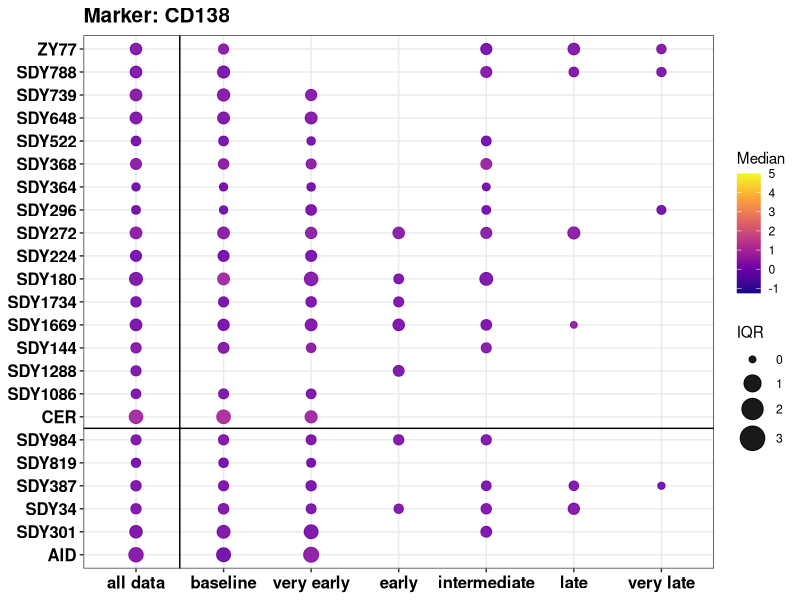
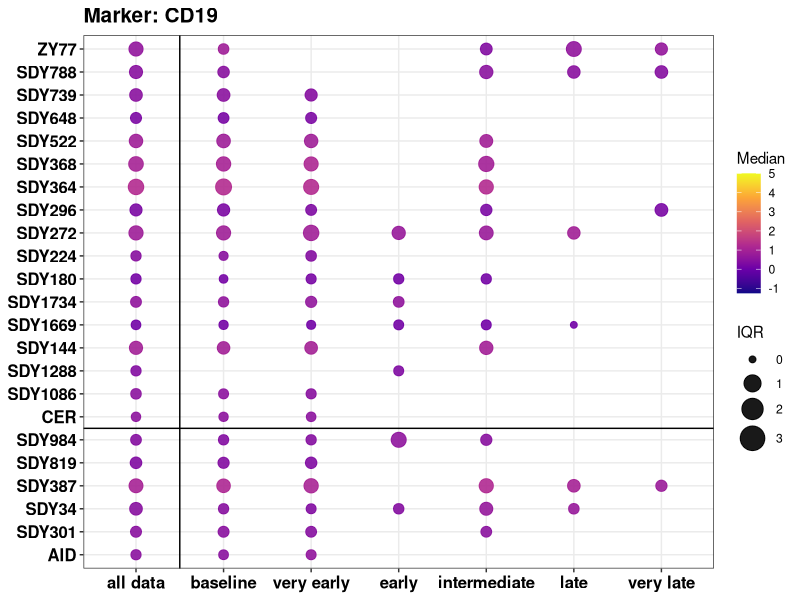
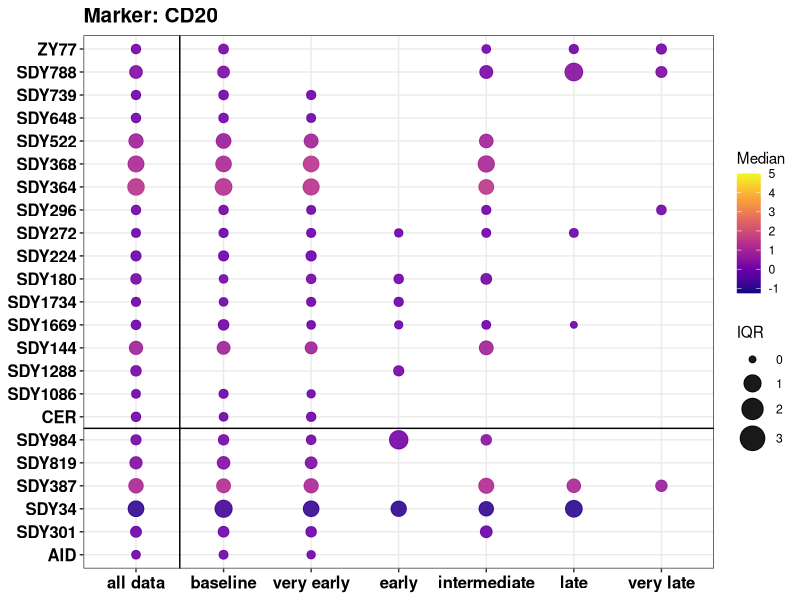
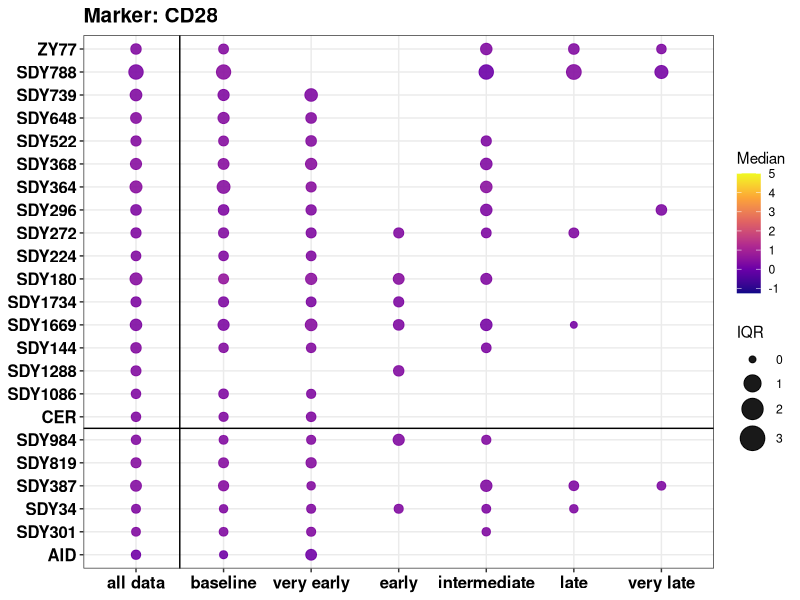
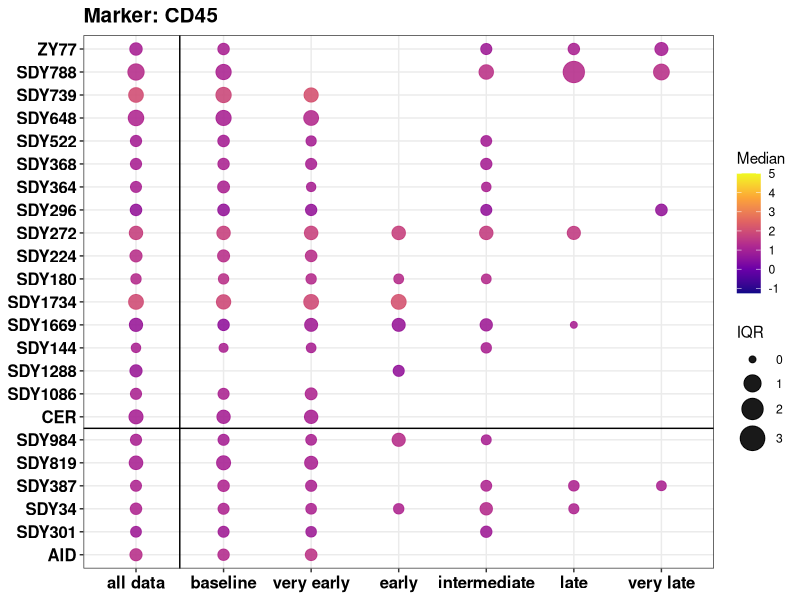
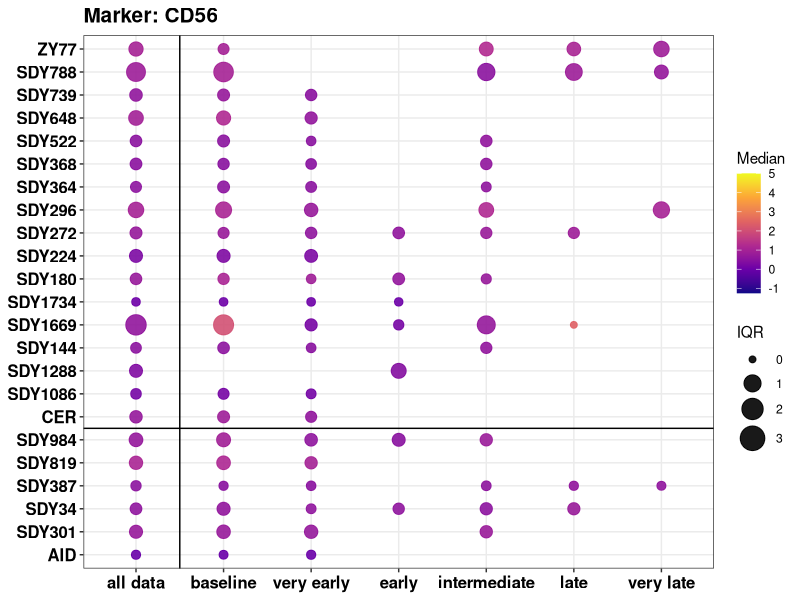
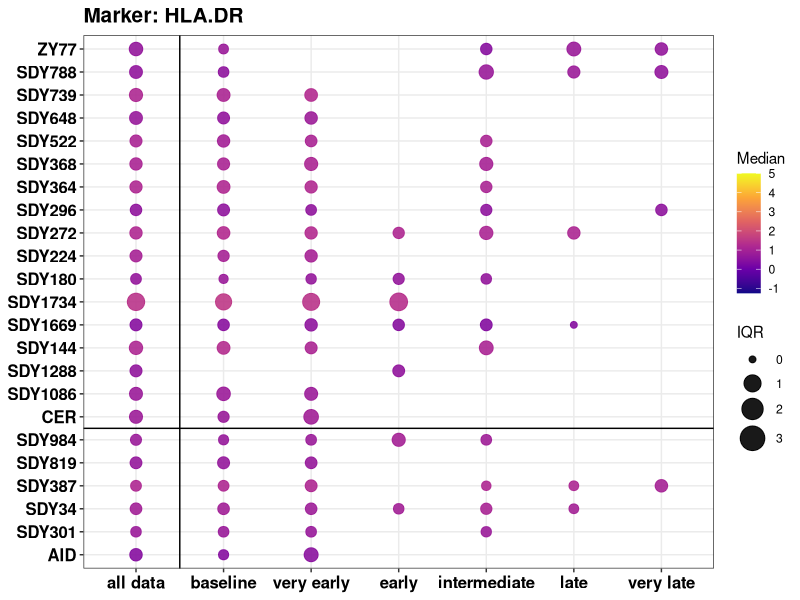
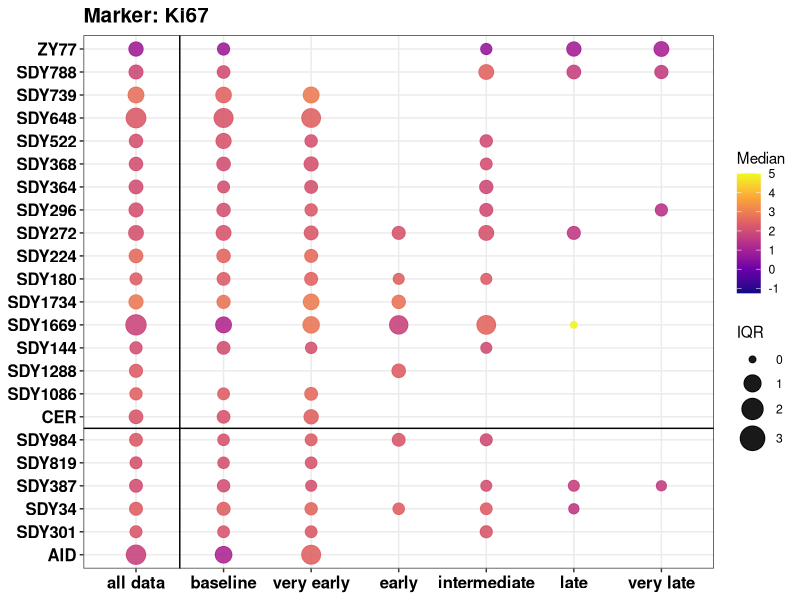

R code for these plots, in order:
### General information ----
# Title:            Development, validation and implementation of the antibody-secreting cell maturity index (ASC-ME): 
#                   universal prediction of human plasma cell maturity
# Author:           Tobit D. Steinmetz
# Department:       Rheumatology and Clinical Immunology
# Affiliation:      University Medical Center Groningen
# Email:            d.t.steinmetz@umcg.nl
# Collaboration:    please ask permission from the author before using this script
# Last adjustment:  05-05-2026
# Remark:           part of this code was generated or troubleshooted using ChatGPT

### Reference:
# iScience 2026

### This R-script requires the following packages:
library(dplyr)
library(ggplot2)
library(readxl)
library(tidyr)

### 
# insert here the location of the folder containing the files from https://github.com/rki-umcg/ASC_ME

data_path<-"..."  #for example: data_path<-"C:/ASC_ME/"
setwd(data_path)
if (file.exists("output")){} else {dir.create(file.path(data_path, "output"))}

## contine with R environment from training the RF model
all_data.imputed_mean<-read_xlsx("train_val_data.imputed_mean.xlsx")
data.unimputed<-read_xlsx("data.unimputed.xlsx")

###dpi grouping for imputed data
imp_markers<-all_data.imputed_mean %>%
  mutate(dpi_group = cut(dpi,  
                         breaks = c(-Inf, 1, 4.9, 10, 19, 50, 99, 500),  # Define the breaks for the age groups
                         labels = c("baseline", "excl","very early", "early", "intermediate", "late", "very late"))) # Define the labels for the age groups

#generate dot plots with median+IQR range for markers/studies/timepoints

summary_stats <- imp_markers %>%
  pivot_longer(cols = 4:11, 
               names_to = "marker", 
               values_to = "value") %>%
  
  # subgroup-level summaries
  group_by(general = !!sym(names(imp_markers)[12]),
           subgroup = !!sym(names(imp_markers)[13]),
           marker) %>%
  summarise(
    median = median(value, na.rm = TRUE),
    IQR = IQR(value, na.rm = TRUE),
    .groups = "drop"
  ) %>%
  mutate(level = "subgroup") %>%
  
  bind_rows(
    # general-level summaries
    imp_markers %>%
      pivot_longer(cols = 4:11, 
                   names_to = "marker", 
                   values_to = "value") %>%
      group_by(general = !!sym(names(imp_markers)[12]), marker) %>%
      summarise(
        median = median(value, na.rm = TRUE),
        IQR = IQR(value, na.rm = TRUE),
        .groups = "drop"
      ) %>%
      mutate(subgroup = "all data",   # use "ALL" instead of NA for plotting
             level = "general")
  ) %>%
  arrange(marker, general, level, subgroup)

plots <- lapply(unique(summary_stats$marker), function(m) {
  
  df <- summary_stats %>% filter(marker == m) %>% filter(!(subgroup=="excl"))
  
  ggplot(df, aes(x = subgroup, y = general)) +
    geom_point(aes(color = median, size = IQR), shape = 19, alpha = 0.9) +
    
    # fixed color scale for median
    scale_color_viridis_c(option = "plasma", limits = c(-1.25, 5)) +
    
    # fixed size scale for IQR
    scale_size_continuous(limits = c(0, 3), range = c(2, 8)) +
    geom_vline(xintercept = 1.5) +
    theme_bw() +
    geom_hline(yintercept = 6.5) +
    ylim("AID","SDY301","SDY34","SDY387","SDY819","SDY984",
         "CER","SDY1086","SDY1288","SDY144","SDY1669","SDY1734","SDY180","SDY224","SDY272","SDY296","SDY364","SDY368","SDY522","SDY648","SDY739","SDY788","ZY77") +
    xlim("all data", "baseline","very early","early","intermediate","late","very late") + 
    theme(
      axis.text.y = element_text(size = 12, face = "bold", colour = "black"),
      axis.text.x = element_text(size = 12, face = "bold", colour = "black"),
      plot.title = element_text(size = 15,face = "bold"),
      strip.text = element_text(size = 12, face = "bold"),
      legend.position = "right"
    ) +
    labs(
      title = paste("Marker:", m),
      x = NULL,      y = NULL,
      color = "Median",
      size = "IQR"
    )
})

# export plots
for (a in 1:8) {
  print(plots[[a]])
  ggsave(filename = paste("output/marker_",paste(a),".png", sep = ""))
}
